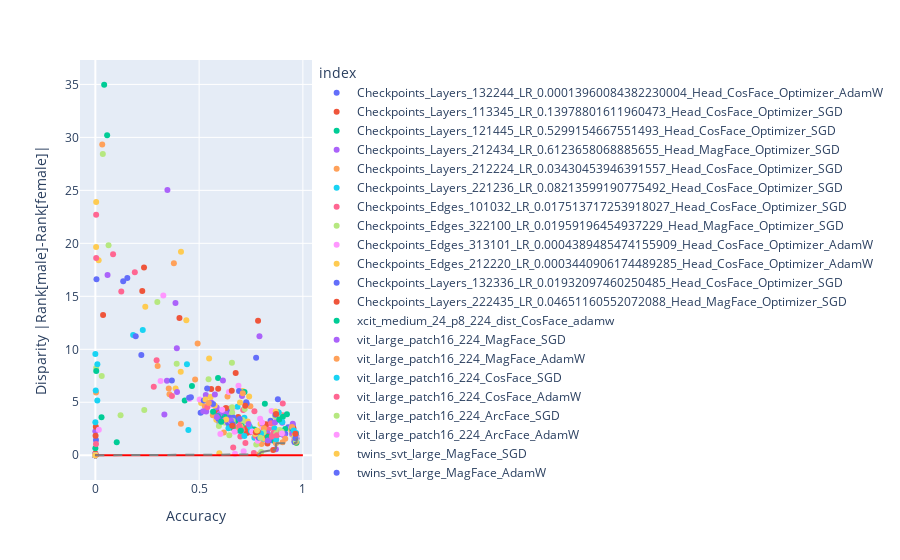

The notebook cell this image was saved under:
### Code cell
df_rank = merge(acc_df, rank_df)
#print(df.tail(400))
fig = px.scatter(df_rank, x='Accuracy', y='Disparity', color='index')
fig.update_layout(
    yaxis_title="Disparity |Rank[male]-Rank[female]|",
)
fig.add_shape(type='line',
                x0=0,y0=0,x1=1,y1=0,
                line=dict(color='Red',),
                xref='x',yref='y'
)
p = np.array(preparePareto(df_rank[['Accuracy','Disparity']], True, False).dropna())
for x, y in zip(p[:-1], p[1:]):
    fig.add_shape(type='line',
                x0=x[0],y0=x[1],x1=y[0],y1=y[1],
                line=dict(color='gray',),line_dash='dash',
                xref='x',yref='y')
fig.write_html("pareto_rank_disp.html")
fig.show()
